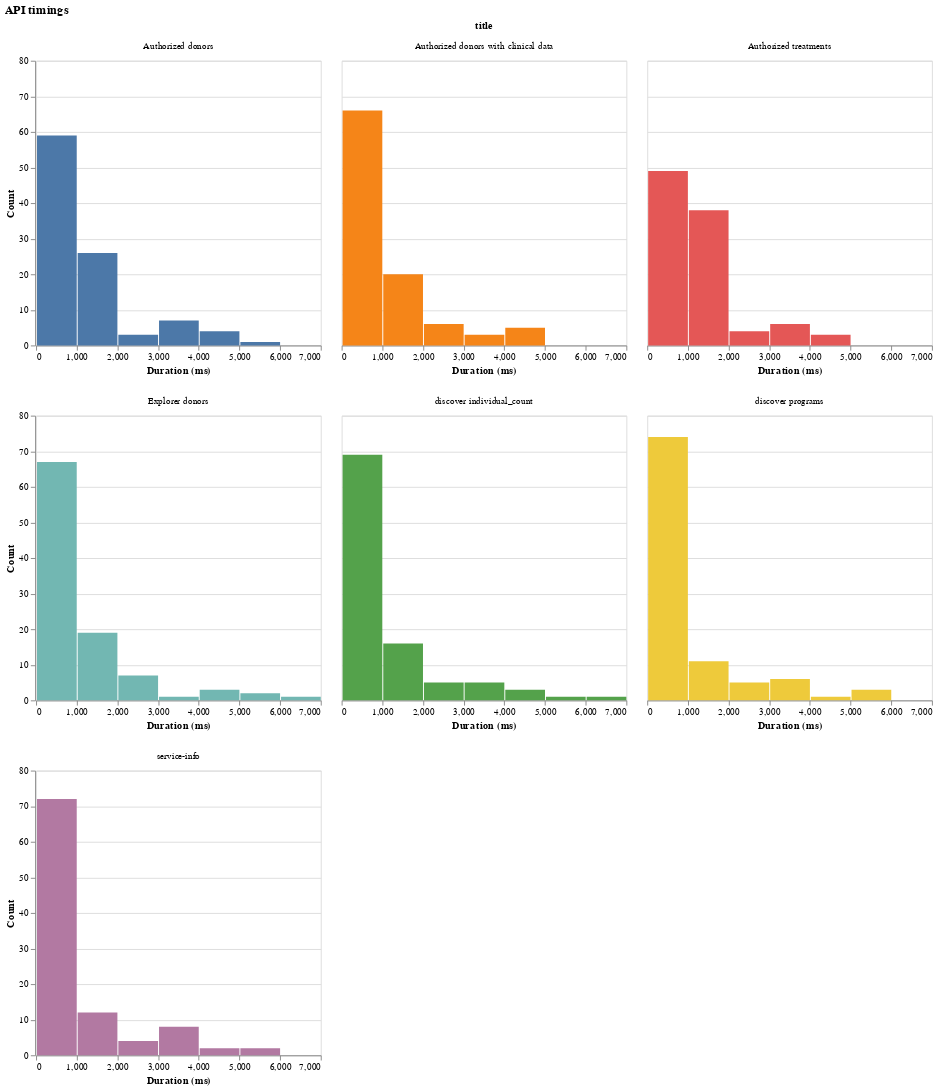

Here is the notebook cell this chart was saved with:
### Markdown cell above
# Histogram

### Code cell
histogram = (
    alt.Chart(df_duration_with_title)
    .mark_bar()
    .encode(
        alt.X("duration:Q", bin=True, title="Duration (ms)"),
        alt.Y("count():Q", title="Count"),
        alt.Color("title:N", legend=None),
        tooltip=[alt.Tooltip("count():Q", title="Count")],
    )
    .facet("title:N", columns=3, title="API timings")
    .resolve_axis(x='independent')
)

histogram.show()

### Figure 1 — Vega specification as saved in the notebook (floating-point values rounded to 4 significant figures)
{"$schema": "https://vega.github.io/schema/vega/v5.json", "data": [{"name": "source_0", "values": [{"bin_maxbins_10_duration": 1000.0, "bin_maxbins_10_duration_end": 2000.0, "title": "Authorized donors", "__count": 26, "__count_start": 0.0, "__count_end": 26.0}, {"bin_maxbins_10_duration": 3000.0, "bin_maxbins_10_duration_end": 4000.0, "title": "Explorer donors", "__count": 1, "__count_start": 0.0, "__count_end": 1.0}, {"bin_maxbins_10_duration": 5000.0, "bin_maxbins_10_duration_end": 6000.0, "title": "discover programs", "__count": 3, "__count_start": 0.0, "__count_end": 3.0}, {"bin_maxbins_10_duration": 2000.0, "bin_maxbins_10_duration_end": 3000.0, "title": "discover programs", "__count": 5, "__count_start": 0.0, "__count_end": 5.0}, {"bin_maxbins_10_duration": 3000.0, "bin_maxbins_10_duration_end": 4000.0, "title": "service-info", "__count": 8, "__count_start": 0.0, "__count_end": 8.0}, {"bin_maxbins_10_duration": 4000.0, "bin_maxbins_10_duration_end": 5000.0, "title": "discover individual_count", "__count": 3, "__count_start": 0.0, "__count_end": 3.0}, {"bin_maxbins_10_duration": 3000.0, "bin_maxbins_10_duration_end": 4000.0, "title": "Authorized donors with clinical data", "__count": 3, "__count_start": 0.0, "__count_end": 3.0}, {"bin_maxbins_10_duration": 2000.0, "bin_maxbins_10_duration_end": 3000.0, "title": "Authorized donors with clinical data", "__count": 6, "__count_start": 0.0, "__count_end": 6.0}, {"bin_maxbins_10_duration": 4000.0, "bin_maxbins_10_duration_end": 5000.0, "title": "discover programs", "__count": 1, "__count_start": 0.0, "__count_end": 1.0}, {"bin_maxbins_10_duration": 3000.0, "bin_maxbins_10_duration_end": 4000.0, "title": "Authorized treatments", "__count": 6, "__count_start": 0.0, "__count_end": 6.0}, {"bin_maxbins_10_duration": 4000.0, "bin_maxbins_10_duration_end": 5000.0, "title": "service-info", "__count": 2, "__count_start": 0.0, "__count_end": 2.0}, {"bin_maxbins_10_duration": 2000.0, "bin_maxbins_10_duration_end": 3000.0, "title": "discover individual_count", "__count": 5, "__count_start": 0.0, "__count_end": 5.0}, {"bin_maxbins_10_duration": 4000.0, "bin_maxbins_10_duration_end": 5000.0, "title": "Authorized donors", "__count": 4, "__count_start": 0.0, "__count_end": 4.0}, {"bin_maxbins_10_duration": 4000.0, "bin_maxbins_10_duration_end": 5000.0, "title": "Authorized donors with clinical data", "__count": 5, "__count_start": 0.0, "__count_end": 5.0}, {"bin_maxbins_10_duration": 5000.0, "bin_maxbins_10_duration_end": 6000.0, "title": "Explorer donors", "__count": 2, "__count_start": 0.0, "__count_end": 2.0}, {"bin_maxbins_10_duration": 4000.0, "bin_maxbins_10_duration_end": 5000.0, "title": "Explorer donors", "__count": 3, "__count_start": 0.0, "__count_end": 3.0}, {"bin_maxbins_10_duration": 6000.0, "bin_maxbins_10_duration_end": 7000.0, "title": "discover individual_count", "__count": 1, "__count_start": 0.0, "__count_end": 1.0}, {"bin_maxbins_10_duration": 5000.0, "bin_maxbins_10_duration_end": 6000.0, "title": "Authorized donors", "__count": 1, "__count_start": 0.0, "__count_end": 1.0}, {"bin_maxbins_10_duration": 4000.0, "bin_maxbins_10_duration_end": 5000.0, "title": "Authorized treatments", "__count": 3, "__count_start": 0.0, "__count_end": 3.0}, {"bin_maxbins_10_duration": 3000.0, "bin_maxbins_10_duration_end": 4000.0, "title": "Authorized donors", "__count": 7, "__count_start": 0.0, "__count_end": 7.0}, {"bin_maxbins_10_duration": 3000.0, "bin_maxbins_10_duration_end": 4000.0, "title": "discover programs", "__count": 6, "__count_start": 0.0, "__count_end": 6.0}, {"bin_maxbins_10_duration": 3000.0, "bin_maxbins_10_duration_end": 4000.0, "title": "discover individual_count", "__count": 5, "__count_start": 0.0, "__count_end": 5.0}, {"bin_maxbins_10_duration": 2000.0, "bin_maxbins_10_duration_end": 3000.0, "title": "service-info", "__count": 4, "__count_start": 0.0, "__count_end": 4.0}, {"bin_maxbins_10_duration": 2000.0, "bin_maxbins_10_duration_end": 3000.0, "title": "Authorized donors", "__count": 3, "__count_start": 0.0, "__count_end": 3.0}, {"bin_maxbins_10_duration": 2000.0, "bin_maxbins_10_duration_end": 3000.0, "title": "Explorer donors", "__count": 7, "__count_start": 0.0, "__count_end": 7.0}, {"bin_maxbins_10_duration": 2000.0, "bin_maxbins_10_duration_end": 3000.0, "title": "Authorized treatments", "__count": 4, "__count_start": 0.0, "__count_end": 4.0}, {"bin_maxbins_10_duration": 5000.0, "bin_maxbins_10_duration_end": 6000.0, "title": "service-info", "__count": 2, "__count_start": 0.0, "__count_end": 2.0}, {"bin_maxbins_10_duration": 6000.0, "bin_maxbins_10_duration_end": 7000.0, "title": "Explorer donors", "__count": 1, "__count_start": 0.0, "__count_end": 1.0}, {"bin_maxbins_10_duration": 5000.0, "bin_maxbins_10_duration_end": 6000.0, "title": "discover individual_count", "__count": 1, "__count_start": 0.0, "__count_end": 1.0}, {"bin_maxbins_10_duration": 1000.0, "bin_maxbins_10_duration_end": 2000.0, "title": "Authorized treatments", "__count": 38, "__count_start": 0.0, "__count_end": 38.0}, {"bin_maxbins_10_duration": 1000.0, "bin_maxbins_10_duration_end": 2000.0, "title": "Explorer donors", "__count": 19, "__count_start": 0.0, "__count_end": 19.0}, {"bin_maxbins_10_duration": 1000.0, "bin_maxbins_10_duration_end": 2000.0, "title": "discover programs", "__count": 11, "__count_start": 0.0, "__count_end": 11.0}, {"bin_maxbins_10_duration": 1000.0, "bin_maxbins_10_duration_end": 2000.0, "title": "Authorized donors with clinical data", "__count": 20, "__count_start": 0.0, "__count_end": 20.0}, {"bin_maxbins_10_duration": 1000.0, "bin_maxbins_10_duration_end": 2000.0, "title": "discover individual_count", "__count": 16, "__count_start": 0.0, "__count_end": 16.0}, {"bin_maxbins_10_duration": 0.0, "bin_maxbins_10_duration_end": 1000.0, "title": "service-info", "__count": 72, "__count_start": 0.0, "__count_end": 72.0}, {"bin_maxbins_10_duration": 0.0, "bin_maxbins_10_duration_end": 1000.0, "title": "Explorer donors", "__count": 67, "__count_start": 0.0, "__count_end": 67.0}, {"bin_maxbins_10_duration": 0.0, "bin_maxbins_10_duration_end": 1000.0, "title": "discover individual_count", "__count": 69, "__count_start": 0.0, "__count_end": 69.0}, {"bin_maxbins_10_duration": 0.0, "bin_maxbins_10_duration_end": 1000.0, "title": "Authorized treatments", "__count": 49, "__count_start": 0.0, "__count_end": 49.0}, {"bin_maxbins_10_duration": 0.0, "bin_maxbins_10_duration_end": 1000.0, "title": "discover programs", "__count": 74, "__count_start": 0.0, "__count_end": 74.0}, {"bin_maxbins_10_duration": 0.0, "bin_maxbins_10_duration_end": 1000.0, "title": "Authorized donors with clinical data", "__count": 66, "__count_start": 0.0, "__count_end": 66.0}, {"bin_maxbins_10_duration": 0.0, "bin_maxbins_10_duration_end": 1000.0, "title": "Authorized donors", "__count": 59, "__count_start": 0.0, "__count_end": 59.0}, {"bin_maxbins_10_duration": 1000.0, "bin_maxbins_10_duration_end": 2000.0, "title": "service-info", "__count": 12, "__count_start": 0.0, "__count_end": 12.0}]}, {"name": "facet_domain"}, {"name": "facet_domain_row", "values": [{"data": 0.0}, {"data": 1.0}, {"data": 2.0}]}, {"name": "source_0_color_domain_title", "values": [{"title": "Authorized donors"}, {"title": "Explorer donors"}, {"title": "discover programs"}, {"title": "service-info"}, {"title": "discover individual_count"}, {"title": "Authorized donors with clinical data"}, {"title": "Authorized treatments"}]}], "signals": [{"name": "child_bin_maxbins_10_duration_bins", "value": {"fields": ["duration"], "fname": "bin_duration", "start": 0.0, "step": 1000.0, "stop": 7000.0}}, {"name": "child_width", "value": 300}, {"name": "child_height", "value": 300}], "marks": [{"type": "group", "name": "facet-title", "title": {"text": "title", "style": "guide-title", "offset": 10}, "role": "column-title"}, {"type": "group", "name": "row_header", "from": {"data": "facet_domain_row"}, "encode": {"update": {"height": {"signal": "child_height"}}}, "axes": [{"scale": "y", "zindex": 0, "orient": "left", "grid": false, "labelOverlap": true, "tickCount": {"signal": "ceil(child_height/40)"}, "title": "Count"}], "role": "row-header"}, {"type": "group", "name": "cell", "from": {"facet": {"data": "source_0", "name": "facet", "groupby": ["title"]}}, "sort": {"field": ["datum[\"title\"]"], "order": ["ascending"]}, "encode": {"update": {"width": {"signal": "child_width"}, "height": {"signal": "child_height"}}}, "marks": [{"type": "rect", "name": "child_marks", "from": {"data": "facet"}, "encode": {"update": {"tooltip": {"signal": "{\"Count\": format(datum[\"__count\"], \"\")}"}, "fill": {"field": "title", "scale": "color"}, "y2": {"field": "__count_start", "scale": "y"}, "x": {"field": "bin_maxbins_10_duration_end", "scale": "x", "offset": {"signal": "0.5 + (abs(scale(\"x\", datum[\"bin_maxbins_10_duration_end\"]) - scale(\"x\", datum[\"bin_maxbins_10_duration\"])) < 0.25 ? 0.5 * (0.25 - (abs(scale(\"x\", datum[\"bin_maxbins_10_duration_end\"]) - scale(\"x\", datum[\"bin_maxbins_10_duration\"])))) : -0.5)"}}, "x2": {"field": "bin_maxbins_10_duration", "scale": "x", "offset": {"signal": "0.5 + (abs(scale(\"x\", datum[\"bin_maxbins_10_duration_end\"]) - scale(\"x\", datum[\"bin_maxbins_10_duration\"])) < 0.25 ? -0.5 * (0.25 - (abs(scale(\"x\", datum[\"bin_maxbins_10_duration_end\"]) - scale(\"x\", datum[\"bin_maxbins_10_duration\"])))) : 0.5)"}}, "y": {"field": "__count_end", "scale": "y"}}}, "style": ["bar"]}], "axes": [{"scale": "y", "gridScale": "x", "ticks": false, "orient": "left", "tickCount": {"signal": "ceil(child_height/40)"}, "maxExtent": 0, "aria": false, "minExtent": 0, "zindex": 0, "labels": false, "grid": true, "domain": false}, {"scale": "x", "grid": false, "labelFlush": true, "zindex": 0, "tickCount": {"signal": "ceil(child_width/10)"}, "orient": "bottom", "title": "Duration (ms)", "labelOverlap": true}], "title": {"text": {"signal": "isValid(parent[\"title\"]) ? parent[\"title\"] : \"\"+parent[\"title\"]"}, "style": "guide-label", "frame": "group", "offset": 10}, "style": "cell"}], "scales": [{"name": "x", "type": "linear", "domain": {"signal": "[child_bin_maxbins_10_duration_bins.start, child_bin_maxbins_10_duration_bins.stop]"}, "range": [0, {"signal": "child_width"}], "bins": {"signal": "child_bin_maxbins_10_duration_bins"}, "zero": false}, {"name": "y", "type": "linear", "domain": {"data": "source_0", "fields": ["__count_start", "__count_end"]}, "range": [{"signal": "child_height"}, 0], "zero": true, "nice": true}, {"name": "color", "type": "ordinal", "domain": {"data": "source_0_color_domain_title", "field": "title", "sort": true}, "range": "category"}], "title": {"text": "API timings", "anchor": "start"}, "padding": 5, "background": "white", "layout": {"padding": 20, "bounds": "full", "align": "all", "columns": 3}}
